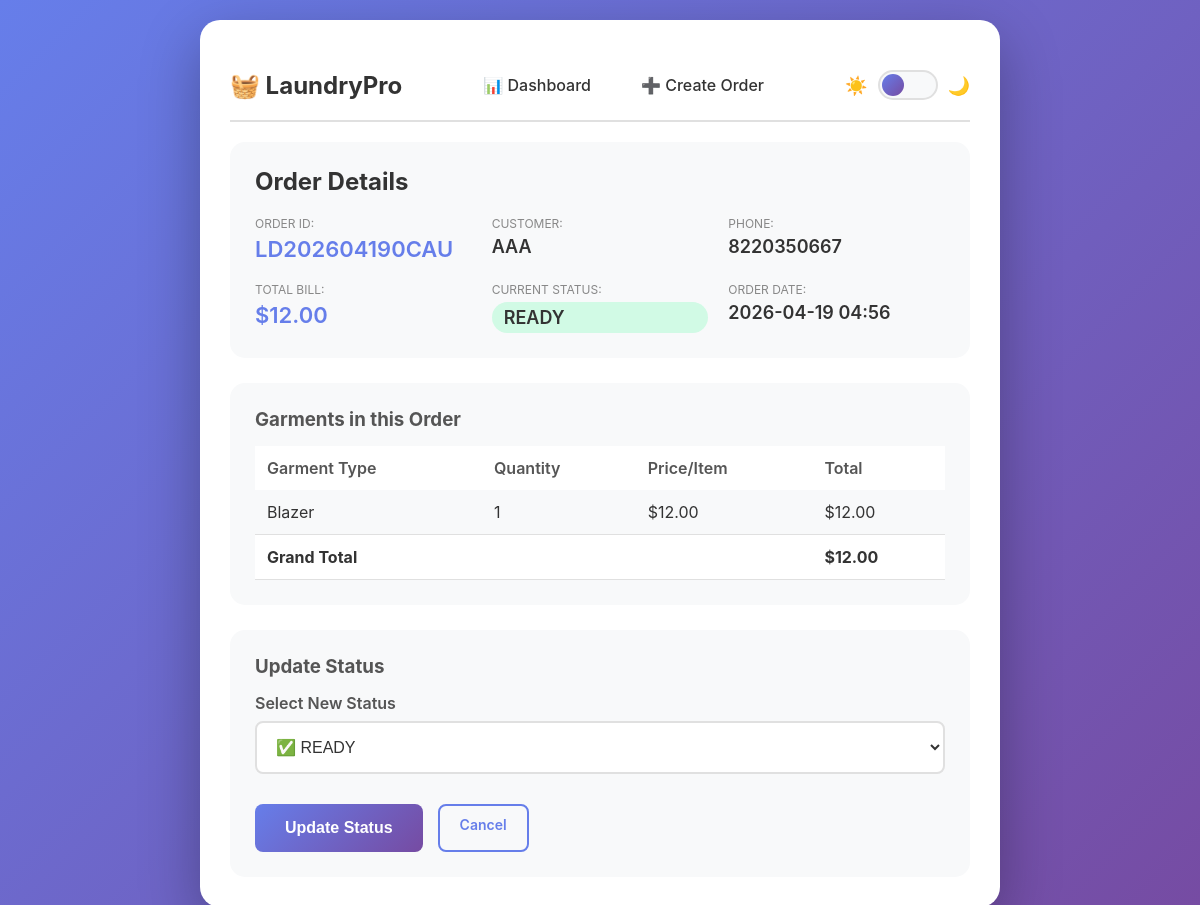
Page /update-status/1 on the committed database.
### database.py (models this page shows)
class Order(db.Model):
    __tablename__ = 'orders'
    id = db.Column(db.Integer, primary_key=True)
    order_id = db.Column(db.String(20), unique=True, nullable=False)
    customer_name = db.Column(db.String(100), nullable=False)
    phone = db.Column(db.String(15), nullable=False)
    status = db.Column(db.String(20), default='RECEIVED')
    total_amount = db.Column(db.Float, default=0.0)
    created_at = db.Column(db.DateTime, default=datetime.utcnow)
    garments = db.relationship('Garment', backref='order', lazy=True, cascade="all, delete-orphan")

class Garment(db.Model):
    __tablename__ = 'garments'
    id = db.Column(db.Integer, primary_key=True)
    order_id = db.Column(db.Integer, db.ForeignKey('orders.id'), nullable=False)
    garment_type = db.Column(db.String(50), nullable=False)
    quantity = db.Column(db.Integer, nullable=False)
    price_per_item = db.Column(db.Float, nullable=False)
    total = db.Column(db.Float, nullable=False)

### app.py (the view)
@app.route('/update-status/<int:order_id>', methods=['GET', 'POST'])
def update_status(order_id):
    order = Order.query.get_or_404(order_id)
    if request.method == 'POST':
        new_status = request.form['status']
        order.status = new_status
        db.session.commit()
        return redirect(url_for('index'))
    garments = Garment.query.filter_by(order_id=order_id).all()
    return render_template('update_status.html', order=order, garments=garments)

### templates/update_status.html (shortened to what this page needs)
<!DOCTYPE html>
<html lang="en" data-theme="light">
<head>
</head>
<body>
    <div class="container">
        <nav class="navbar">
            <div class="nav-brand">
                <h1>🧺 LaundryPro</h1>
            </div>
            <div class="nav-menu">
                <a href="{{ url_for('index') }}" class="nav-link">📊 Dashboard</a>
                <a href="{{ url_for('create_order') }}" class="nav-link">➕ Create Order</a>
                      </div>
            <div class="theme-toggle">
                <span class="toggle-icon">☀️</span>
                <div class="toggle-switch" id="themeToggle">
                    <div class="toggle-slider"></div>
                </div>
                <span class="toggle-icon">🌙</span>
            </div>
        </nav>
        <div class="order-summary">
            <h2>Order Details</h2>
            <div class="detail-grid">
                <div class="detail-item">
                    <label>Order ID:</label>
                    <span class="highlight">{{ order.order_id }}</span>
                </div>
                <div class="detail-item">
                    <label>Customer:</label>
                    <span>{{ order.customer_name }}</span>
                </div>
                <div class="detail-item">
                    <label>Phone:</label>
                    <span>{{ order.phone }}</span>
                </div>
                <div class="detail-item">
                    <label>Total Bill:</label>
                    <span class="highlight">${{ "%.2f"|format(order.total_amount) }}</span>
                </div>
                <div class="detail-item">
                    <label>Current Status:</label>
                    <span class="status-badge status-{{ order.status.lower() }}">{{ order.status }}</span>
                </div>
                <div class="detail-item">
                    <label>Order Date:</label>
                    <span>{{ order.created_at.strftime('%Y-%m-%d %H:%M') }}</span>
                </div>
            </div>
        </div>
        <div class="garments-summary">
            <h3>Garments in this Order</h3>
            <table class="mini-table">
                <thead>
                    <tr>
                        <th>Garment Type</th>
                        <th>Quantity</th>
                        <th>Price/Item</th>
                        <th>Total</th>
                    </tr>
                </thead>
                <tbody>
                    {% for g in garments %}
                    <tr>
                        <td>{{ g.garment_type }}</td>
                        <td>{{ g.quantity }}</td>
                        <td>${{ "%.2f"|format(g.price_per_item) }}</td>
                        <td>${{ "%.2f"|format(g.total) }}</td>
                    </tr>
                    {% endfor %}
                </tbody>
                <tfoot>
                    <tr>
                        <td colspan="3"><strong>Grand Total</strong></td>
                        <td><strong>${{ "%.2f"|format(order.total_amount) }}</strong></td>
                    </tr>
                </tfoot>
            </table>
        </div>
        <div class="status-update-section">
            <h3>Update Status</h3>
            <form method="POST">
                <div class="form-group">
                    <label for="status">Select New Status</label>
                    <select name="status" id="status" required>
                        <option value="READY" {% if order.status == 'READY' %}selected{% endif %}>✅ READY</option>
                    </select>
                </div>
                <div class="form-actions">
                    <button type="submit" class="btn btn-primary btn-large">Update Status</button>
                    <a href="{{ url_for('index') }}" class="btn btn-outline">Cancel</a>
                </div>
            </form>
        </div>
    </div>
</body>
</html>

### templates/update_status.html (style rules this page uses)
[data-theme="light"] { --bg-primary: linear-gradient(135deg, #667eea 0%, #764ba2 100%); --bg-secondary: #ffffff; --text-primary: #333333; --text-secondary: #555555; --text-muted: #888888; --border-color: #e0e0e0; --section-bg: #f8f9fa; --shadow: rgba(0,0,0,0.3); }
* { margin: 0; padding: 0; box-sizing: border-box; }
body { font-family: -apple-system, BlinkMacSystemFont, 'Segoe UI', Roboto, Oxygen, Ubuntu, sans-serif; background: var(--bg-primary); min-height: 100vh; padding: 20px; transition: background 0.3s ease; }
.container { max-width: 800px; margin: 0 auto; background: var(--bg-secondary); border-radius: 20px; padding: 30px; box-shadow: 0 20px 60px var(--shadow); transition: background 0.3s ease; }
.navbar { display: flex; justify-content: space-between; align-items: center; padding: 15px 0; margin-bottom: 20px; border-bottom: 2px solid var(--border-color); flex-wrap: wrap; gap: 15px; }
.nav-brand { display: flex; align-items: center; gap: 10px; }
.nav-brand h1 { color: var(--text-primary); font-size: 24px; }
.nav-menu { display: flex; gap: 10px; flex-wrap: wrap; }
.nav-link { padding: 10px 20px; text-decoration: none; color: var(--text-primary); border-radius: 8px; transition: all 0.3s; font-weight: 500; }
.theme-toggle { display: flex; align-items: center; gap: 10px; }
.toggle-switch { position: relative; width: 60px; height: 30px; background: var(--section-bg); border-radius: 15px; cursor: pointer; border: 2px solid var(--border-color); }
.toggle-slider { position: absolute; top: 2px; left: 2px; width: 22px; height: 22px; background: linear-gradient(135deg, #667eea 0%, #764ba2 100%); border-radius: 50%; transition: transform 0.3s; }
.toggle-icon { font-size: 18px; }
h1, h2, h3 { color: var(--text-primary); }
h2 { margin-bottom: 20px; }
h3 { margin-bottom: 15px; color: var(--text-secondary); }
.btn { padding: 10px 20px; border: none; border-radius: 8px; cursor: pointer; font-size: 14px; font-weight: 600; text-decoration: none; display: inline-block; transition: all 0.3s; }
.btn-primary { background: linear-gradient(135deg, #667eea 0%, #764ba2 100%); color: white; }
.btn-outline { background: transparent; border: 2px solid #667eea; color: #667eea; }
.btn-large { padding: 15px 30px; font-size: 16px; }
.order-summary { background: var(--section-bg); padding: 25px; border-radius: 15px; margin-bottom: 25px; }
.detail-grid { display: grid; grid-template-columns: repeat(auto-fit, minmax(200px, 1fr)); gap: 20px; margin-top: 20px; }
.detail-item { display: flex; flex-direction: column; }
.detail-item label { font-size: 12px; text-transform: uppercase; color: var(--text-muted); margin-bottom: 5px; }
.detail-item span { font-size: 18px; font-weight: 600; color: var(--text-primary); }
.detail-item .highlight { color: #667eea; font-size: 22px; }
.status-badge { padding: 5px 12px; border-radius: 20px; font-size: 12px; font-weight: 600; text-transform: uppercase; display: inline-block; }
.status-ready { background: #d1fae5; color: #059669; }
.garments-summary { background: var(--section-bg); padding: 25px; border-radius: 15px; margin-bottom: 25px; }
.mini-table { width: 100%; border-collapse: collapse; margin-top: 15px; }
.mini-table th { padding: 12px; text-align: left; background: var(--bg-secondary); font-weight: 600; color: var(--text-secondary); }
.mini-table td { padding: 12px; border-bottom: 1px solid var(--border-color); color: var(--text-primary); }
.mini-table tfoot { background: var(--bg-secondary); font-weight: bold; }
.status-update-section { background: var(--section-bg); padding: 25px; border-radius: 15px; }
.form-group { margin-bottom: 20px; }
.form-group label { display: block; margin-bottom: 8px; font-weight: 600; color: var(--text-secondary); }
.form-group select { width: 100%; padding: 15px; border: 2px solid var(--border-color); border-radius: 8px; font-size: 16px; background: var(--bg-secondary); color: var(--text-primary); }
.form-actions { display: flex; gap: 15px; margin-top: 30px; }

### rows in the picture
Order: order_id "LD202604190CAU", customer_name "AAA", phone "8220350667", total_amount "12.00", status "READY", created_at "2026-04-19 04:56", status "✅ READY"
Garment: garment_type "Blazer", quantity "1", price_per_item "12.00", total "12.00"
